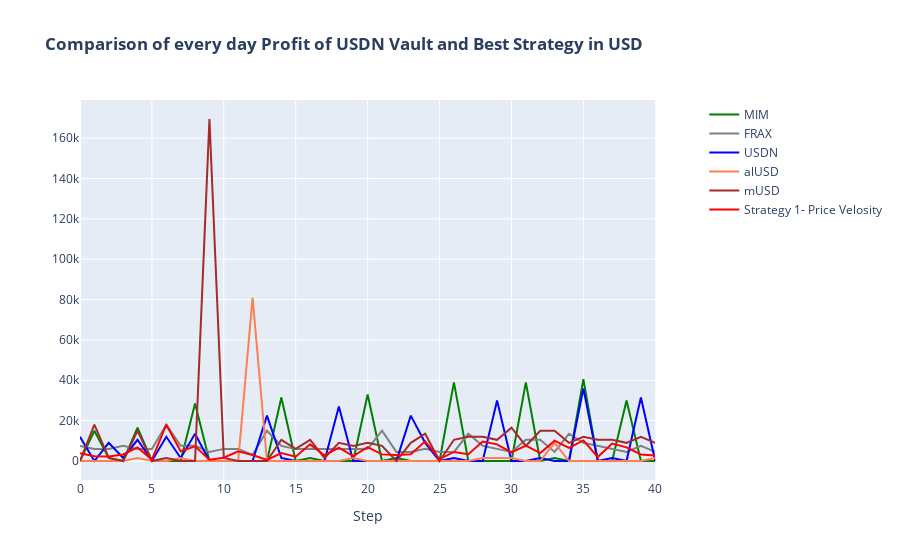

Source (notebook cell):
### Code cell
fig = make_subplots(subplot_titles=('' ), specs=[[{"secondary_y": True}]])

fig.add_trace(go.Scatter(x=x, y=profit1, line=dict(color='green'), name='MIM'), secondary_y=False)
fig.add_trace(go.Scatter(x=x, y=profit2, line=dict(color='grey'), name='FRAX'), secondary_y=False)
fig.add_trace(go.Scatter(x=x, y=profit3, line=dict(color='blue'), name='USDN'), secondary_y=False)
fig.add_trace(go.Scatter(x=x, y=profit4, line=dict(color='coral'), name='alUSD'), secondary_y=False)
fig.add_trace(go.Scatter(x=x, y=profit5, line=dict(color='brown'), name='mUSD'), secondary_y=False)

fig.add_trace(go.Scatter(x=x, y=profit_day1, line=dict(color='red'), name='Strategy 1- Price Velosity'), secondary_y=False)
#fig.add_trace(go.Scatter(x=k, y=profit1, line=dict(color='red'), name='MIM'), secondary_y=False)




fig.update_layout(title_text='<b>Comparison of every day Profit of USDN Vault and Best Strategy in USD </b>')
fig.update_xaxes(title_text='Step')
fig.show()

### Figure 1 — Plotly figure (JSON) as saved in the notebook; plotly's stock layout.template omitted (floating-point values rounded to 4 significant figures)
{"data": [{"line": {"color": "green"}, "name": "MIM", "type": "scatter", "x": [0, 1, 2, 3, 4, 5, 6, 7, 8, 9, 10, 11, 12, 13, 14, 15, 16, 17, 18, 19, 20, 21, 22, 23, 24, 25, 26, 27, 28, 29, 30, 31, 32, 33, 34, 35, 36, 37, 38, 39, 40], "xaxis": "x", "y": [0, 15000.0, 1500.0, 0, 16500.0, 0, 0, 0, 28500.0, 0, 0, 0, 0, 0, 31500.0, 0, 1500.0, 0, 0, 0, 33000.0, 0, 1500.0, 0, 0, 0, 39000.0, 0, 0, 0, 0, 39000.0, 0, 1500.0, 0, 40500.0, 0, 0, 30000.0, 0, 0], "yaxis": "y"}, {"line": {"color": "grey"}, "name": "FRAX", "type": "scatter", "x": [0, 1, 2, 3, 4, 5, 6, 7, 8, 9, 10, 11, 12, 13, 14, 15, 16, 17, 18, 19, 20, 21, 22, 23, 24, 25, 26, 27, 28, 29, 30, 31, 32, 33, 34, 35, 36, 37, 38, 39, 40], "xaxis": "x", "y": [7500.0, 6000.0, 6000.0, 7500.0, 6000.0, 6000.0, 18000.0, 7500.0, 7500.0, 4500.0, 6000.0, 6000.0, 3000.0, 15000.0, 7500.0, 6000.0, 6000.0, 6000.0, 6000.0, 6000.0, 6000.0, 15000.0, 4500.0, 4500.0, 6000.0, 4500.0, 4500.0, 13500.0, 7500.0, 6000.0, 4500.0, 10500.0, 10500.0, 4500.0, 13500.0, 9000.0, 7500.0, 6000.0, 4500.0, 7500.0, 4500.0], "yaxis": "y"}, {"line": {"color": "blue"}, "name": "USDN", "type": "scatter", "x": [0, 1, 2, 3, 4, 5, 6, 7, 8, 9, 10, 11, 12, 13, 14, 15, 16, 17, 18, 19, 20, 21, 22, 23, 24, 25, 26, 27, 28, 29, 30, 31, 32, 33, 34, 35, 36, 37, 38, 39, 40], "xaxis": "x", "y": [12000.0, 0, 9000.0, 1500.0, 10500.0, 0, 12000.0, 1500.0, 13500.0, 0, 0, 0, 0, 22500.0, 1500.0, 0, 0, 0, 27000.0, 0, 0, 0, 0, 22500.0, 9000.0, 0, 1500.0, 0, 0, 30000.0, 0, 0, 1500.0, 0, 0, 36000.0, 0, 1500.0, 0, 31500.0, 0], "yaxis": "y"}, {"line": {"color": "coral"}, "name": "alUSD", "type": "scatter", "x": [0, 1, 2, 3, 4, 5, 6, 7, 8, 9, 10, 11, 12, 13, 14, 15, 16, 17, 18, 19, 20, 21, 22, 23, 24, 25, 26, 27, 28, 29, 30, 31, 32, 33, 34, 35, 36, 37, 38, 39, 40], "xaxis": "x", "y": [0, 0, 0, 0, 1500.0, 0, 0, 1500.0, 0, 0, 0, 0, 81000.0, 0, 0, 0, 0, 0, 0, 1500.0, 0, 0, 0, 0, 0, 0, 0, 0, 1500.0, 1500.0, 1500.0, 0, 0, 9000.0, 0, 0, 0, 0, 0, 0, 1500.0], "yaxis": "y"}, {"line": {"color": "brown"}, "name": "mUSD", "type": "scatter", "x": [0, 1, 2, 3, 4, 5, 6, 7, 8, 9, 10, 11, 12, 13, 14, 15, 16, 17, 18, 19, 20, 21, 22, 23, 24, 25, 26, 27, 28, 29, 30, 31, 32, 33, 34, 35, 36, 37, 38, 39, 40], "xaxis": "x", "y": [0, 18000.0, 1500.0, 0, 15000.0, 0, 1500.0, 0, 0, 169500.0, 1500.0, 0, 0, 0, 10500.0, 6000.0, 10500.0, 1500.0, 9000.0, 7500.0, 9000.0, 7500.0, 0, 9000.0, 13500.0, 0, 10500.0, 12000.0, 12000.0, 10500.0, 16500.0, 7500.0, 15000.0, 15000.0, 9000.0, 12000.0, 10500.0, 10500.0, 9000.0, 12000.0, 9000.0], "yaxis": "y"}, {"line": {"color": "red"}, "name": "Strategy 1- Price Velosity", "type": "scatter", "x": [0, 1, 2, 3, 4, 5, 6, 7, 8, 9, 10, 11, 12, 13, 14, 15, 16, 17, 18, 19, 20, 21, 22, 23, 24, 25, 26, 27, 28, 29, 30, 31, 32, 33, 34, 35, 36, 37, 38, 39, 40], "xaxis": "x", "y": [3900.0, 2308.0, 2192.0, 3250.0, 6750.0, 727.3, 18000.0, 4857.0, 7286.0, 681.8, 1616.0, 4800.0, 3000.0, 535.7, 3900.0, 2118.0, 8250.0, 2875.0, 6600.0, 2464.0, 6900.0, 3281.0, 3000.0, 3375.0, 9750.0, 947.4, 4500.0, 3365.0, 9618.0, 8250.0, 4219.0, 7600.0, 3908.0, 10080.0, 6525.0, 10200.0, 1985.0, 8625.0, 6750.0, 3259.0, 2779.0], "yaxis": "y"}], "layout": {"title": {"text": "<b>Comparison of every day Profit of USDN Vault and Best Strategy in USD </b>"}, "xaxis": {"anchor": "y", "domain": [0, 0.94], "title": {"text": "Step"}}, "yaxis": {"anchor": "x", "domain": [0, 1]}, "yaxis2": {"anchor": "x", "overlaying": "y", "side": "right"}}}
